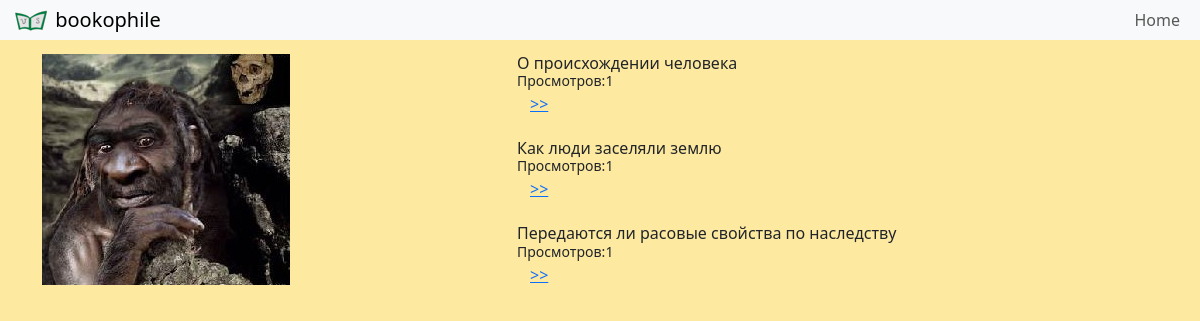
The app's page /articles/ with its own data.
### books/models.py (models this page shows, shortened)
class Artc(models.Model):
    ind=models.SmallIntegerField(default=0)
    title=models.CharField(max_length=70)
    capt1=models.CharField(max_length=70,blank=True,null=True)
    capt2=models.CharField(max_length=70,blank=True,null=True)
    capt3=models.CharField(max_length=70,blank=True,null=True)
    capt4=models.CharField(max_length=70,blank=True,null=True)
    capt5=models.CharField(max_length=70,blank=True,null=True)
    capt6=models.CharField(max_length=70,blank=True,null=True)
    content=models.TextField()
    picture1 = models.ImageField(upload_to="images/artc",blank=True,null=True)
    picture2 = models.ImageField(upload_to="images/artc",blank=True,null=True)
    picture3 = models.ImageField(upload_to="images/artc",blank=True,null=True)
    picture4 = models.ImageField(upload_to="images/artc",blank=True,null=True)
    picture5 = models.ImageField(upload_to="images/artc",blank=True,null=True)
    picture6 = models.ImageField(upload_to="images/artc",blank=True,null=True)
    views = models.ManyToManyField(Ip, related_name="artc_views", blank=True)
    def total_views(self):
        return self.views.count()

### books/views.py (the view)
# urls.py: path('articles/', articles),
def articles(request):
    artc_list = Artc.objects.all()
    page = request.GET.get('page', 1)
    paginator = Paginator(artc_list, 7)
    try:
        artc_list = paginator.page(page)
    except PageNotAnInteger:
        artc_list = paginator.page(1)
    except EmptyPage:
        artc_list = paginator.page(paginator.num_pages)
    return render(request, "books/articles.html",{"artc_list": artc_list})

### books/templates/books/articles.html (shortened to what this page needs)
{% extends 'base.html' %}
{% block homeactive %} active {% endblock homeactive %}
{% block load %}
{% load static %}
{% load django_bootstrap5 %}
{% bootstrap_css %}
{% load thumbnail %}
{% endblock %}
{% block body %}
<br>
<div class = "container">
  <div class="row">
     <div class="col-md-5"><img src="{% static 'images/image8.jpg' %}"></div>
     <div class="col-md-7 col-md-pull-1" >{% for item in artc_list %}
													  <h6>{{item.title}}</h6> <p id="s1"><small>Просмотров:{{item.total_views}}</small></p>
													  <p id="s2"><a href="{{item.ind}}" class="btn btn-link">>></a></p>
												  {% endfor %}
     </div>
  </div>
     </div>
{% endblock %}

### books/templates/books/articles.html (style rules this page uses)
body { background-color: #FEE9A0 }
P { line-height: 0.5; }

### records on screen
Artc: title "О происхождении человека", total_views "1"
Artc: title "Как люди заселяли землю", total_views "1"
Artc: title "Передаются ли расовые свойства по наследству", total_views "1"
